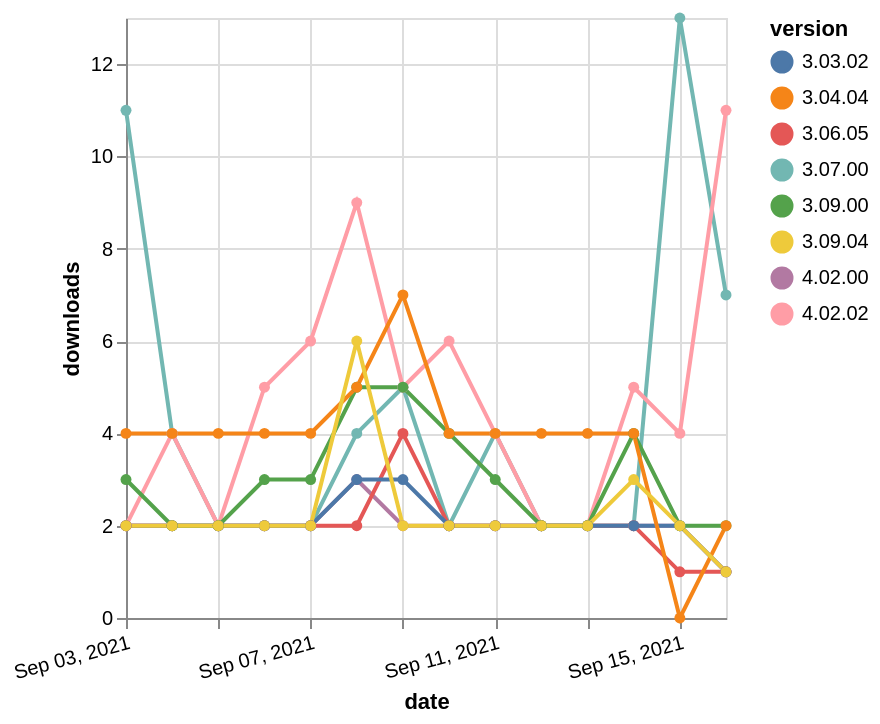

Vega-Lite specification for this chart:
### Vega-Lite specification from a JSON file in a GitHub repository (floating-point values rounded to 4 significant figures)
{"$schema": "https://vega.github.io/schema/vega-lite/v5.json", "description": "A simple bar chart with embedded data.", "data": {"values": [{"date": "2021-09-03", "total": 1502, "delta": 2, "version": "4.02.00"}, {"date": "2021-09-04", "total": 1504, "delta": 2, "version": "4.02.00"}, {"date": "2021-09-05", "total": 1506, "delta": 2, "version": "4.02.00"}, {"date": "2021-09-06", "total": 1508, "delta": 2, "version": "4.02.00"}, {"date": "2021-09-07", "total": 1510, "delta": 2, "version": "4.02.00"}, {"date": "2021-09-08", "total": 1513, "delta": 3, "version": "4.02.00"}, {"date": "2021-09-09", "total": 1515, "delta": 2, "version": "4.02.00"}, {"date": "2021-09-10", "total": 1517, "delta": 2, "version": "4.02.00"}, {"date": "2021-09-11", "total": 1519, "delta": 2, "version": "4.02.00"}, {"date": "2021-09-12", "total": 1521, "delta": 2, "version": "4.02.00"}, {"date": "2021-09-13", "total": 1523, "delta": 2, "version": "4.02.00"}, {"date": "2021-09-14", "total": 1525, "delta": 2, "version": "4.02.00"}, {"date": "2021-09-15", "total": 1527, "delta": 2, "version": "4.02.00"}, {"date": "2021-09-16", "total": 1528, "delta": 1, "version": "4.02.00"}, {"date": "2021-09-03", "total": 17074, "delta": 11, "version": "3.07.00"}, {"date": "2021-09-04", "total": 17078, "delta": 4, "version": "3.07.00"}, {"date": "2021-09-05", "total": 17080, "delta": 2, "version": "3.07.00"}, {"date": "2021-09-06", "total": 17082, "delta": 2, "version": "3.07.00"}, {"date": "2021-09-07", "total": 17084, "delta": 2, "version": "3.07.00"}, {"date": "2021-09-08", "total": 17088, "delta": 4, "version": "3.07.00"}, {"date": "2021-09-09", "total": 17093, "delta": 5, "version": "3.07.00"}, {"date": "2021-09-10", "total": 17095, "delta": 2, "version": "3.07.00"}, {"date": "2021-09-11", "total": 17099, "delta": 4, "version": "3.07.00"}, {"date": "2021-09-12", "total": 17101, "delta": 2, "version": "3.07.00"}, {"date": "2021-09-13", "total": 17103, "delta": 2, "version": "3.07.00"}, {"date": "2021-09-14", "total": 17105, "delta": 2, "version": "3.07.00"}, {"date": "2021-09-15", "total": 17118, "delta": 13, "version": "3.07.00"}, {"date": "2021-09-16", "total": 17125, "delta": 7, "version": "3.07.00"}, {"date": "2021-09-03", "total": 3526, "delta": 2, "version": "4.02.02"}, {"date": "2021-09-04", "total": 3530, "delta": 4, "version": "4.02.02"}, {"date": "2021-09-05", "total": 3532, "delta": 2, "version": "4.02.02"}, {"date": "2021-09-06", "total": 3537, "delta": 5, "version": "4.02.02"}, {"date": "2021-09-07", "total": 3543, "delta": 6, "version": "4.02.02"}, {"date": "2021-09-08", "total": 3552, "delta": 9, "version": "4.02.02"}, {"date": "2021-09-09", "total": 3557, "delta": 5, "version": "4.02.02"}, {"date": "2021-09-10", "total": 3563, "delta": 6, "version": "4.02.02"}, {"date": "2021-09-11", "total": 3567, "delta": 4, "version": "4.02.02"}, {"date": "2021-09-12", "total": 3569, "delta": 2, "version": "4.02.02"}, {"date": "2021-09-13", "total": 3571, "delta": 2, "version": "4.02.02"}, {"date": "2021-09-14", "total": 3576, "delta": 5, "version": "4.02.02"}, {"date": "2021-09-15", "total": 3580, "delta": 4, "version": "4.02.02"}, {"date": "2021-09-16", "total": 3591, "delta": 11, "version": "4.02.02"}, {"date": "2021-09-03", "total": 3832, "delta": 2, "version": "3.06.05"}, {"date": "2021-09-04", "total": 3834, "delta": 2, "version": "3.06.05"}, {"date": "2021-09-05", "total": 3836, "delta": 2, "version": "3.06.05"}, {"date": "2021-09-06", "total": 3838, "delta": 2, "version": "3.06.05"}, {"date": "2021-09-07", "total": 3840, "delta": 2, "version": "3.06.05"}, {"date": "2021-09-08", "total": 3842, "delta": 2, "version": "3.06.05"}, {"date": "2021-09-09", "total": 3846, "delta": 4, "version": "3.06.05"}, {"date": "2021-09-10", "total": 3848, "delta": 2, "version": "3.06.05"}, {"date": "2021-09-11", "total": 3850, "delta": 2, "version": "3.06.05"}, {"date": "2021-09-12", "total": 3852, "delta": 2, "version": "3.06.05"}, {"date": "2021-09-13", "total": 3854, "delta": 2, "version": "3.06.05"}, {"date": "2021-09-14", "total": 3856, "delta": 2, "version": "3.06.05"}, {"date": "2021-09-15", "total": 3857, "delta": 1, "version": "3.06.05"}, {"date": "2021-09-16", "total": 3858, "delta": 1, "version": "3.06.05"}, {"date": "2021-09-03", "total": 4960, "delta": 2, "version": "3.03.02"}, {"date": "2021-09-04", "total": 4962, "delta": 2, "version": "3.03.02"}, {"date": "2021-09-05", "total": 4964, "delta": 2, "version": "3.03.02"}, {"date": "2021-09-06", "total": 4966, "delta": 2, "version": "3.03.02"}, {"date": "2021-09-07", "total": 4968, "delta": 2, "version": "3.03.02"}, {"date": "2021-09-08", "total": 4971, "delta": 3, "version": "3.03.02"}, {"date": "2021-09-09", "total": 4974, "delta": 3, "version": "3.03.02"}, {"date": "2021-09-10", "total": 4976, "delta": 2, "version": "3.03.02"}, {"date": "2021-09-11", "total": 4978, "delta": 2, "version": "3.03.02"}, {"date": "2021-09-12", "total": 4980, "delta": 2, "version": "3.03.02"}, {"date": "2021-09-13", "total": 4982, "delta": 2, "version": "3.03.02"}, {"date": "2021-09-14", "total": 4984, "delta": 2, "version": "3.03.02"}, {"date": "2021-09-15", "total": 4986, "delta": 2, "version": "3.03.02"}, {"date": "2021-09-16", "total": 4987, "delta": 1, "version": "3.03.02"}, {"date": "2021-09-03", "total": 6051, "delta": 3, "version": "3.09.00"}, {"date": "2021-09-04", "total": 6053, "delta": 2, "version": "3.09.00"}, {"date": "2021-09-05", "total": 6055, "delta": 2, "version": "3.09.00"}, {"date": "2021-09-06", "total": 6058, "delta": 3, "version": "3.09.00"}, {"date": "2021-09-07", "total": 6061, "delta": 3, "version": "3.09.00"}, {"date": "2021-09-08", "total": 6066, "delta": 5, "version": "3.09.00"}, {"date": "2021-09-09", "total": 6071, "delta": 5, "version": "3.09.00"}, {"date": "2021-09-10", "total": 6075, "delta": 4, "version": "3.09.00"}, {"date": "2021-09-11", "total": 6078, "delta": 3, "version": "3.09.00"}, {"date": "2021-09-12", "total": 6080, "delta": 2, "version": "3.09.00"}, {"date": "2021-09-13", "total": 6082, "delta": 2, "version": "3.09.00"}, {"date": "2021-09-14", "total": 6086, "delta": 4, "version": "3.09.00"}, {"date": "2021-09-15", "total": 6088, "delta": 2, "version": "3.09.00"}, {"date": "2021-09-16", "total": 6090, "delta": 2, "version": "3.09.00"}, {"date": "2021-09-03", "total": 10347, "delta": 4, "version": "3.04.04"}, {"date": "2021-09-04", "total": 10351, "delta": 4, "version": "3.04.04"}, {"date": "2021-09-05", "total": 10355, "delta": 4, "version": "3.04.04"}, {"date": "2021-09-06", "total": 10359, "delta": 4, "version": "3.04.04"}, {"date": "2021-09-07", "total": 10363, "delta": 4, "version": "3.04.04"}, {"date": "2021-09-08", "total": 10368, "delta": 5, "version": "3.04.04"}, {"date": "2021-09-09", "total": 10375, "delta": 7, "version": "3.04.04"}, {"date": "2021-09-10", "total": 10379, "delta": 4, "version": "3.04.04"}, {"date": "2021-09-11", "total": 10383, "delta": 4, "version": "3.04.04"}, {"date": "2021-09-12", "total": 10387, "delta": 4, "version": "3.04.04"}, {"date": "2021-09-13", "total": 10391, "delta": 4, "version": "3.04.04"}, {"date": "2021-09-14", "total": 10395, "delta": 4, "version": "3.04.04"}, {"date": "2021-09-15", "total": 10395, "delta": 0, "version": "3.04.04"}, {"date": "2021-09-16", "total": 10397, "delta": 2, "version": "3.04.04"}, {"date": "2021-09-03", "total": 1720, "delta": 2, "version": "3.09.04"}, {"date": "2021-09-04", "total": 1722, "delta": 2, "version": "3.09.04"}, {"date": "2021-09-05", "total": 1724, "delta": 2, "version": "3.09.04"}, {"date": "2021-09-06", "total": 1726, "delta": 2, "version": "3.09.04"}, {"date": "2021-09-07", "total": 1728, "delta": 2, "version": "3.09.04"}, {"date": "2021-09-08", "total": 1734, "delta": 6, "version": "3.09.04"}, {"date": "2021-09-09", "total": 1736, "delta": 2, "version": "3.09.04"}, {"date": "2021-09-10", "total": 1738, "delta": 2, "version": "3.09.04"}, {"date": "2021-09-11", "total": 1740, "delta": 2, "version": "3.09.04"}, {"date": "2021-09-12", "total": 1742, "delta": 2, "version": "3.09.04"}, {"date": "2021-09-13", "total": 1744, "delta": 2, "version": "3.09.04"}, {"date": "2021-09-14", "total": 1747, "delta": 3, "version": "3.09.04"}, {"date": "2021-09-15", "total": 1749, "delta": 2, "version": "3.09.04"}, {"date": "2021-09-16", "total": 1750, "delta": 1, "version": "3.09.04"}]}, "width": "container", "mark": {"type": "line", "point": {"filled": true}}, "encoding": {"x": {"field": "date", "type": "temporal", "timeUnit": "yearmonthdate", "title": "date", "axis": {"labelAngle": -15}}, "y": {"field": "delta", "type": "quantitative", "title": "downloads"}, "color": {"field": "version", "type": "nominal"}, "tooltip": {"field": "delta"}}}
